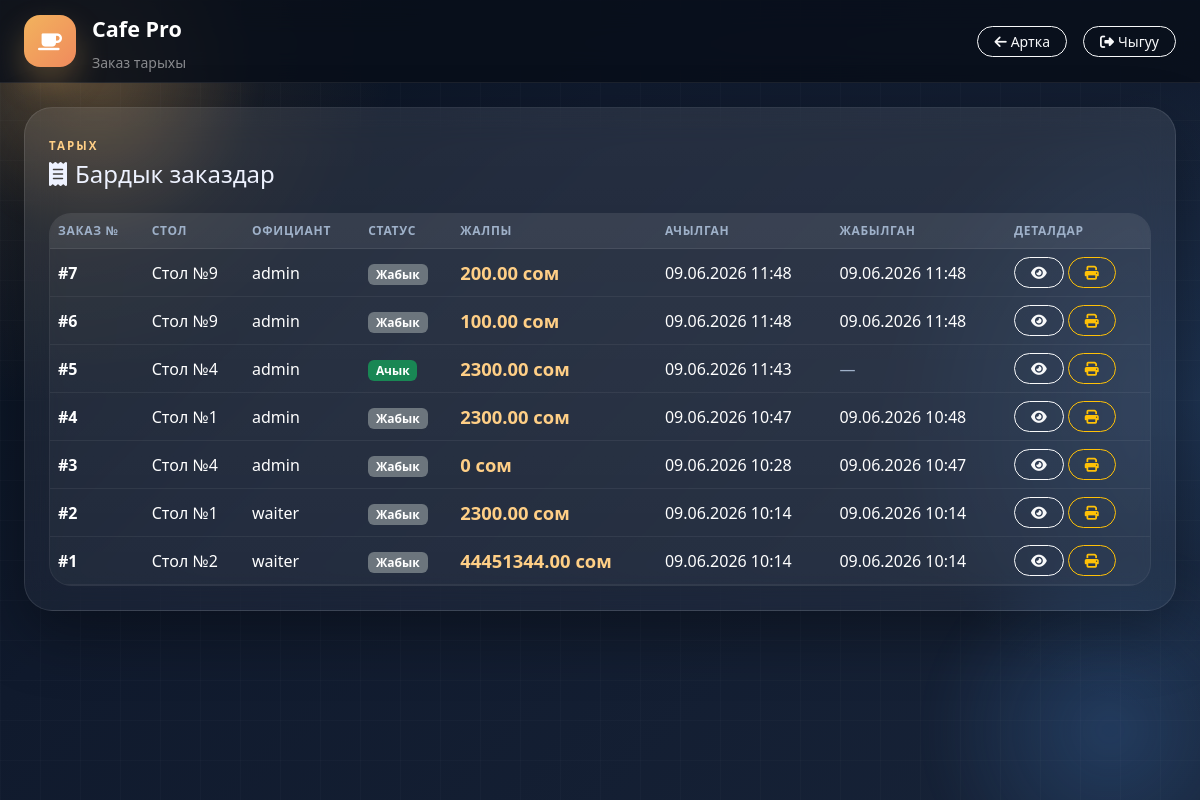
The page /orders/ (signed in) on the database as committed earlier.
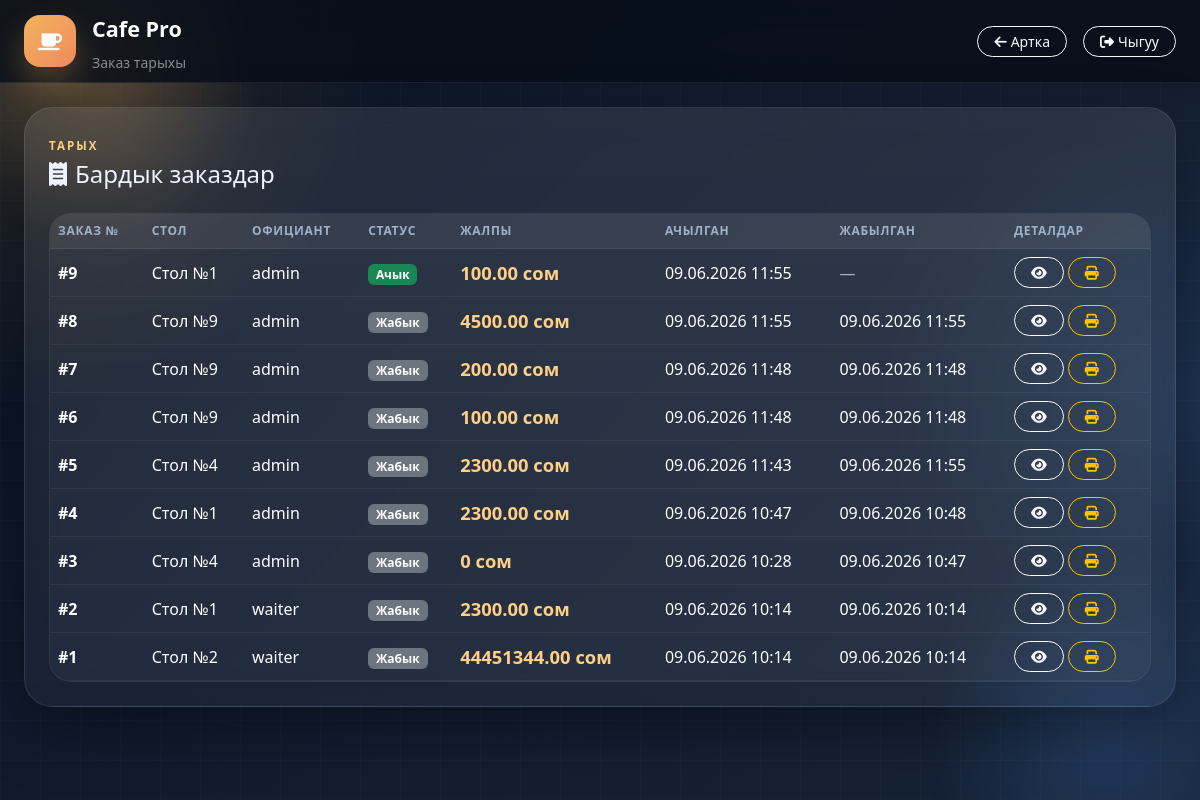
The same page on the database as committed later.
### cafe/models.py (models this page shows, shortened)
class Order(models.Model):
    STATUS_CHOICES = [
        ('open', 'Ачык'),
        ('closed', 'Жабык'),
        ('cancelled', 'Жокко чыгарылган'),
    ]
    table = models.ForeignKey(Table, on_delete=models.CASCADE)
    waiter = models.ForeignKey(User, on_delete=models.CASCADE)
    status = models.CharField(max_length=20, choices=STATUS_CHOICES, default='open')
    created_at = models.DateTimeField(auto_now_add=True)
    closed_at = models.DateTimeField(null=True, blank=True)
    def total(self):
        return sum(item.subtotal() for item in self.orderitem_set.all())

class Table(models.Model):
    STATUS_CHOICES = [
        ('free', 'Бош'),
        ('busy', 'Ээленген'),
        ('selected', 'Тандалган'),
    ]
    number = models.IntegerField(unique=True)        # Стол номери
    seats = models.IntegerField()                    # Орун саны
    status = models.CharField(max_length=20, choices=STATUS_CHOICES, default='free')

class OrderItem(models.Model):
    order = models.ForeignKey(Order, on_delete=models.CASCADE)
    menu_item = models.ForeignKey(MenuItem, on_delete=models.CASCADE)
    quantity = models.IntegerField(default=1)        # Саны
    def subtotal(self):
        return self.menu_item.price * self.quantity

class MenuItem(models.Model):
    category = models.ForeignKey(Category, on_delete=models.CASCADE)
    name = models.CharField(max_length=200)          # Тамактын аты
    price = models.DecimalField(max_digits=10, decimal_places=2)  # Баасы
    image = models.ImageField(upload_to='menu/', blank=True, null=True)
    is_available = models.BooleanField(default=True) # Бар/Жок

### cafe/views.py (the view)
# urls.py: path('orders/', views.order_history, name='order_history'),
@login_required
def order_history(request):
    orders = Order.objects.all().order_by('-created_at')
    context = {
        'orders': orders,
    }
    return render(request, 'order_history.html', context)

### templates/order_history.html (shortened to what the changed rows need)
{% load static %}
<!DOCTYPE html>
<html lang="ky">
<head>
    <link href="https://cdn.jsdelivr.net/npm/bootstrap@5.3.0/dist/css/bootstrap.min.css" rel="stylesheet">
    <link rel="stylesheet" href="https://cdnjs.cloudflare.com/ajax/libs/font-awesome/6.4.0/css/all.min.css">
    <link rel="stylesheet" href="{% static 'css/style.css' %}">
</head>
<body>
    <main class="container-fluid px-3 px-lg-4 py-4">
        <div class="glass-card p-4">
            <div class="table-responsive order-table-wrap">
                <table class="table align-middle order-table mb-0">
                    <thead>
                        <tr>
                            <th>Заказ №</th>
                            <th>Стол</th>
                            <th>Официант</th>
                            <th>Статус</th>
                            <th>Жалпы</th>
                            <th>Ачылган</th>
                            <th>Жабылган</th>
                            <th>Деталдар</th>
                        </tr>
                    </thead>
                    <tbody>
                        {% for order in orders %}
                        <tr>
                            <td><strong>#{{ order.id }}</strong></td>
                            <td>Стол №{{ order.table.number }}</td>
                            <td>{{ order.waiter.username }}</td>
                            <td>
                                {% if order.status == 'open' %}
                                    <span class="badge bg-success">Ачык</span>
                                {% elif order.status == 'closed' %}
                                    <span class="badge bg-secondary">Жабык</span>
                                {% else %}
                                    <span class="badge bg-danger">Жокко чыгарылган</span>
                                {% endif %}
                            </td>
                            <td class="total-cell">{{ order.total }} сом</td>
                            <td>{{ order.created_at|date:"d.m.Y H:i" }}</td>
                            <td>
                                {% if order.closed_at %}
                                    {{ order.closed_at|date:"d.m.Y H:i" }}
                                {% else %}
                                    <span class="text-muted">—</span>
                                {% endif %}
                            </td>
                            <td>
                                <button class="btn btn-sm btn-outline-light rounded-pill px-3"
                                    data-bs-toggle="collapse"
                                    data-bs-target="#order-{{ order.id }}">
                                    <i class="fas fa-eye"></i>
                                </button>
                                <a href="{% url 'print_receipt' order.id %}" class="btn btn-sm btn-outline-warning rounded-pill px-3">
                                    <i class="fas fa-print"></i>
                                </a>
                            </td>
                        </tr>
                        {% endfor %}
                    </tbody>
                </table>
            </div>
        </div>
    </main>
</body>
</html>

Rows that differ between the two databases and show on the page:
added Order: id "9", table.number "1", waiter.username "admin", status "Ачык", total "100.00", created_at "09.06.2026 11:55"
added Order: id "8", table.number "9", waiter.username "admin", status "Жабык", total "4500.00", created_at "09.06.2026 11:55", closed_at "09.06.2026 11:55"
changed Order id 5: closed_at (not shown) → "09.06.2026 11:55"; status "Ачык" → "Жабык"; no longer shows "—"
